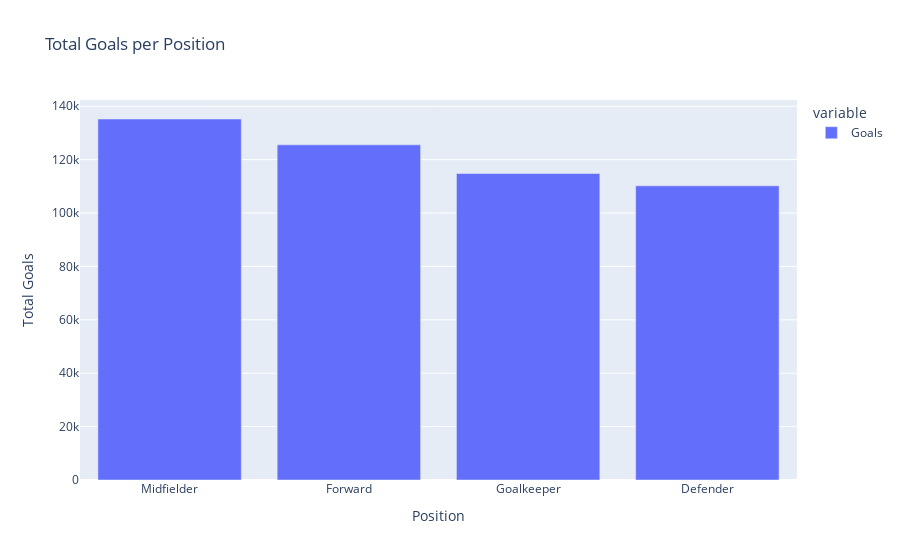

This figure's notebook cell:
### Markdown cell above
# Total goals per position

### Code cell
total_goals_per_position = df.groupby('Position')['Goals'].sum().sort_values(ascending=False)

fig2 = px.bar(total_goals_per_position, title='Total Goals per Position')
fig2.update_layout(xaxis_title='Position', yaxis_title='Total Goals')
fig2.show()

### Figure 1 — Plotly figure (JSON) as saved in the notebook; plotly's stock layout.template omitted (floating-point values rounded to 4 significant figures)
{"data": [{"alignmentgroup": "True", "hovertemplate": "variable=Goals<br>Position=%{x}<br>value=%{y}<extra></extra>", "legendgroup": "Goals", "marker": {"color": "#636efa", "pattern": {"shape": ""}}, "name": "Goals", "offsetgroup": "Goals", "orientation": "v", "showlegend": true, "textposition": "auto", "type": "bar", "x": ["Midfielder", "Forward", "Goalkeeper", "Defender"], "xaxis": "x", "y": [135219, 125530, 114796, 110187], "yaxis": "y"}], "layout": {"barmode": "relative", "legend": {"title": {"text": "variable"}, "tracegroupgap": 0}, "title": {"text": "Total Goals per Position"}, "xaxis": {"anchor": "y", "domain": [0, 1], "title": {"text": "Position"}}, "yaxis": {"anchor": "x", "domain": [0, 1], "title": {"text": "Total Goals"}}}}
